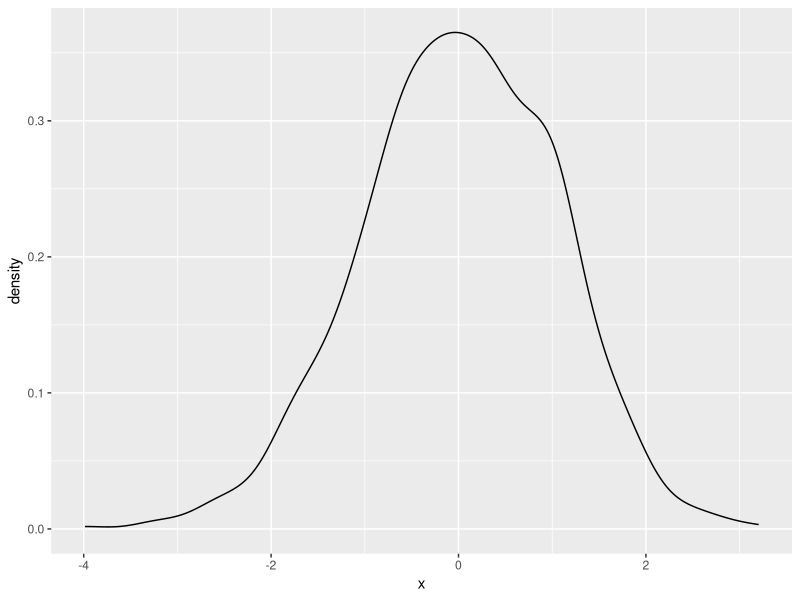

The R source for this figure:
library(ggplot2)

1+1 

df <- data.frame(x  = rnorm(1000))



ggplot(df,aes(x))+geom_density()


mean(df$x)

df$y = rnorm(1000)*1.5 +5


summary(lm(y~x, data =df))

print("I did fork it right, after all.")
